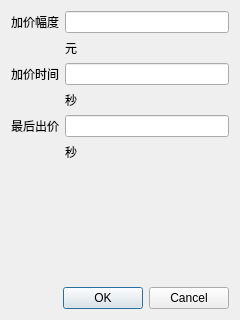
<?xml version="1.0" encoding="UTF-8"?>
<ui version="4.0">
 <class>Dialog</class>
 <widget class="QDialog" name="Dialog">
  <property name="geometry">
   <rect>
    <x>0</x>
    <y>0</y>
    <width>240</width>
    <height>320</height>
   </rect>
  </property>
  <property name="windowTitle">
   <string>加价设置</string>
  </property>
  <layout class="QGridLayout" name="gridLayout">
   <item row="1" column="0">
    <widget class="QDialogButtonBox" name="buttonBox">
     <property name="orientation">
      <enum>Qt::Horizontal</enum>
     </property>
     <property name="standardButtons">
      <set>QDialogButtonBox::Cancel|QDialogButtonBox::Ok</set>
     </property>
    </widget>
   </item>
   <item row="0" column="0">
    <layout class="QFormLayout" name="formLayout">
     <item row="0" column="0">
      <widget class="QLabel" name="label">
       <property name="text">
        <string>加价幅度</string>
       </property>
      </widget>
     </item>
     <item row="2" column="0">
      <widget class="QLabel" name="label_2">
       <property name="text">
        <string>加价时间</string>
       </property>
      </widget>
     </item>
     <item row="2" column="1">
      <widget class="QLineEdit" name="txtBidTime"/>
     </item>
     <item row="4" column="0">
      <widget class="QLabel" name="label_3">
       <property name="text">
        <string>最后出价</string>
       </property>
      </widget>
     </item>
     <item row="4" column="1">
      <widget class="QLineEdit" name="txtAttrackLastTime"/>
     </item>
     <item row="1" column="1">
      <widget class="QLabel" name="label_4">
       <property name="text">
        <string>元</string>
       </property>
      </widget>
     </item>
     <item row="3" column="1">
      <widget class="QLabel" name="label_5">
       <property name="text">
        <string>秒</string>
       </property>
      </widget>
     </item>
     <item row="5" column="1">
      <widget class="QLabel" name="label_6">
       <property name="text">
        <string>秒</string>
       </property>
      </widget>
     </item>
     <item row="0" column="1">
      <widget class="QLineEdit" name="txtRaisePrice"/>
     </item>
    </layout>
   </item>
  </layout>
 </widget>
 <resources/>
 <connections>
  <connection>
   <sender>buttonBox</sender>
   <signal>accepted()</signal>
   <receiver>Dialog</receiver>
   <slot>accept()</slot>
   <hints>
    <hint type="sourcelabel">
     <x>248</x>
     <y>254</y>
    </hint>
    <hint type="destinationlabel">
     <x>157</x>
     <y>274</y>
    </hint>
   </hints>
  </connection>
  <connection>
   <sender>buttonBox</sender>
   <signal>rejected()</signal>
   <receiver>Dialog</receiver>
   <slot>reject()</slot>
   <hints>
    <hint type="sourcelabel">
     <x>316</x>
     <y>260</y>
    </hint>
    <hint type="destinationlabel">
     <x>286</x>
     <y>274</y>
    </hint>
   </hints>
  </connection>
 </connections>
</ui>
